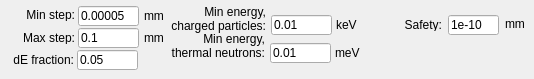
      <widget class="QWidget" name="tabTrackers">
       <attribute name="title">
        <string>Tracking</string>
       </attribute>
       <widget class="QLineEdit" name="ledMinStep">
        <property name="geometry">
         <rect>
          <x>78</x>
          <y>6</y>
          <width>61</width>
          <height>20</height>
         </rect>
        </property>
        <property name="text">
         <string>0.00005</string>
        </property>
       </widget>
       <widget class="QLineEdit" name="ledMaxStep">
        <property name="geometry">
         <rect>
          <x>78</x>
          <y>28</y>
          <width>61</width>
          <height>20</height>
         </rect>
        </property>
        <property name="text">
         <string>0.1</string>
        </property>
       </widget>
       <widget class="QLabel" name="label_52">
        <property name="geometry">
         <rect>
          <x>20</x>
          <y>8</y>
          <width>55</width>
          <height>13</height>
         </rect>
        </property>
        <property name="text">
         <string>Min step:</string>
        </property>
        <property name="alignment">
         <set>Qt::AlignRight|Qt::AlignTrailing|Qt::AlignVCenter</set>
        </property>
       </widget>
       <widget class="QLabel" name="label_54">
        <property name="geometry">
         <rect>
          <x>21</x>
          <y>31</y>
          <width>54</width>
          <height>13</height>
         </rect>
        </property>
        <property name="text">
         <string>Max step:</string>
        </property>
        <property name="alignment">
         <set>Qt::AlignRight|Qt::AlignTrailing|Qt::AlignVCenter</set>
        </property>
       </widget>
       <widget class="QLabel" name="label_55">
        <property name="geometry">
         <rect>
          <x>165</x>
          <y>3</y>
          <width>101</width>
          <height>31</height>
         </rect>
        </property>
        <property name="text">
         <string>Min energy,
charged particles:</string>
        </property>
        <property name="alignment">
         <set>Qt::AlignRight|Qt::AlignTrailing|Qt::AlignVCenter</set>
        </property>
       </widget>
       <widget class="QLineEdit" name="ledMinEnergy">
        <property name="geometry">
         <rect>
          <x>271</x>
          <y>15</y>
          <width>61</width>
          <height>20</height>
         </rect>
        </property>
        <property name="text">
         <string>0.01</string>
        </property>
       </widget>
       <widget class="QLabel" name="label_56">
        <property name="geometry">
         <rect>
          <x>6</x>
          <y>52</y>
          <width>68</width>
          <height>16</height>
         </rect>
        </property>
        <property name="text">
         <string>dE fraction:</string>
        </property>
        <property name="alignment">
         <set>Qt::AlignRight|Qt::AlignTrailing|Qt::AlignVCenter</set>
        </property>
       </widget>
       <widget class="QLineEdit" name="ledDE">
        <property name="geometry">
         <rect>
          <x>77</x>
          <y>50</y>
          <width>61</width>
          <height>20</height>
         </rect>
        </property>
        <property name="text">
         <string>0.05</string>
        </property>
       </widget>
       <widget class="QLabel" name="label_58">
        <property name="geometry">
         <rect>
          <x>384</x>
          <y>18</y>
          <width>58</width>
          <height>13</height>
         </rect>
        </property>
        <property name="text">
         <string>Safety:</string>
        </property>
        <property name="alignment">
         <set>Qt::AlignRight|Qt::AlignTrailing|Qt::AlignVCenter</set>
        </property>
       </widget>
       <widget class="QLineEdit" name="ledSafety">
        <property name="geometry">
         <rect>
          <x>448</x>
          <y>15</y>
          <width>51</width>
          <height>20</height>
         </rect>
        </property>
        <property name="text">
         <string>1e-10</string>
        </property>
       </widget>
       <widget class="QLabel" name="label_209">
        <property name="geometry">
         <rect>
          <x>144</x>
          <y>9</y>
          <width>30</width>
          <height>13</height>
         </rect>
        </property>
        <property name="text">
         <string>mm</string>
        </property>
       </widget>
       <widget class="QLabel" name="label_210">
        <property name="geometry">
         <rect>
          <x>144</x>
          <y>31</y>
          <width>23</width>
          <height>13</height>
         </rect>
        </property>
        <property name="text">
         <string>mm</string>
        </property>
       </widget>
       <widget class="QLabel" name="label_211">
        <property name="geometry">
         <rect>
          <x>336</x>
          <y>18</y>
          <width>40</width>
          <height>13</height>
         </rect>
        </property>
        <property name="text">
         <string>keV</string>
        </property>
       </widget>
       <widget class="QLabel" name="label_212">
        <property name="geometry">
         <rect>
          <x>505</x>
          <y>17</y>
          <width>20</width>
          <height>13</height>
         </rect>
        </property>
        <property name="text">
         <string>mm</string>
        </property>
       </widget>
       <widget class="QLabel" name="label_146">
        <property name="geometry">
         <rect>
          <x>164</x>
          <y>30</y>
          <width>101</width>
          <height>31</height>
         </rect>
        </property>
        <property name="text">
         <string>Min energy,
thermal neutrons:</string>
        </property>
        <property name="alignment">
         <set>Qt::AlignRight|Qt::AlignTrailing|Qt::AlignVCenter</set>
        </property>
       </widget>
       <widget class="QLabel" name="label_234">
        <property name="geometry">
         <rect>
          <x>335</x>
          <y>46</y>
          <width>40</width>
          <height>13</height>
         </rect>
        </property>
        <property name="text">
         <string>meV</string>
        </property>
       </widget>
       <widget class="QLineEdit" name="ledMinEnergyNeutrons">
        <property name="geometry">
         <rect>
          <x>270</x>
          <y>43</y>
          <width>61</width>
          <height>20</height>
         </rect>
        </property>
        <property name="text">
         <string>0.01</string>
        </property>
       </widget>
      </widget>
